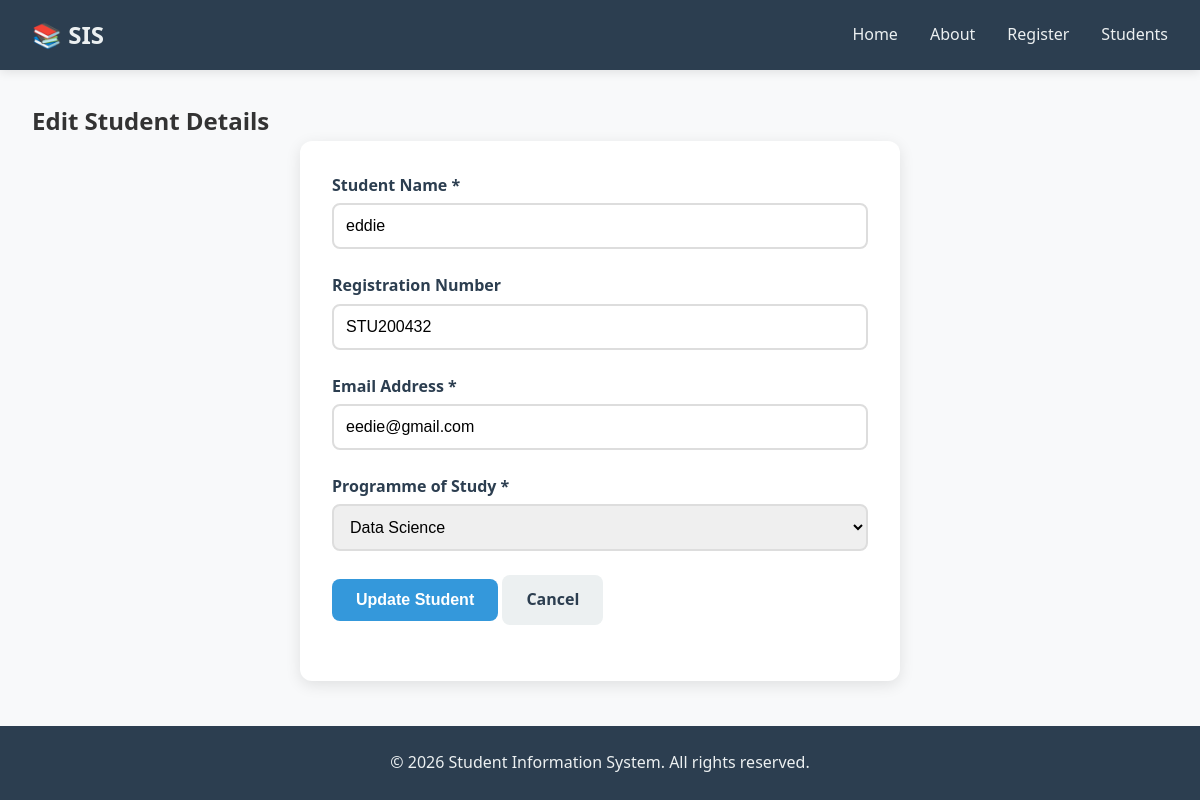
The page /students/edit/STU200432 on the database its author committed.
### sis_app/models.py (models this page shows, shortened)
class Student(db.Model):
    __tablename__ = 'students'
    id = db.Column(db.Integer, primary_key=True)
    student_name = db.Column(db.String(100), nullable=False)
    registration_number = db.Column(db.String(50), unique=True, nullable=False)
    email = db.Column(db.String(100), unique=True, nullable=False)
    programme = db.Column(db.String(100), nullable=False)
    registration_date = db.Column(db.DateTime, default=datetime.utcnow)
    is_active = db.Column(db.Boolean, default=True)

### sis_app/app.py (the view, shortened to what this page needs)
@app.route('/students/edit/<registration_number>', methods=['GET', 'POST'])
def edit_student(registration_number):
    student = get_student_by_registration(registration_number)
    if not student:
        flash('Student not found!', 'error')
        return redirect(url_for('students_list'))
    return render_template('edit_student.html', student=student)

### sis_app/database.py (called while the page is built)
def get_student_by_registration(registration_number):
    return Student.query.filter_by(registration_number=registration_number, is_active=True).first()

### sis_app/templates/edit_student.html (shortened to what this page needs)
{% extends "base.html" %}
{% block content %}
    <section class="register-page">
        <h2>Edit Student Details</h2>
        <div class="form-container">
            <form method="POST" action="{{ url_for('edit_student', registration_number=student.registration_number) }}" class="registration-form">
                <div class="form-group">
                    <label for="student_name">Student Name *</label>
                    <input type="text" id="student_name" name="student_name"
                           value="{{ student.student_name }}" required>
                </div>
                <div class="form-group">
                    <label for="registration_number">Registration Number</label>
                    <input type="text" id="registration_number" name="registration_number"
                           value="{{ student.registration_number }}" readonly>
                </div>
                <div class="form-group">
                    <label for="email">Email Address *</label>
                    <input type="email" id="email" name="email"
                           value="{{ student.email }}" required>
                </div>
                <div class="form-group">
                    <label for="programme">Programme of Study *</label>
                    <select id="programme" name="programme" required>
                        <option value="Data Science" {% if student.programme == 'Data Science' %}selected{% endif %}>Data Science</option>
                    </select>
                </div>
                <div class="form-group">
                    <button type="submit" class="btn btn-primary">Update Student</button>
                    <a href="{{ url_for('students_list') }}" class="btn btn-secondary">Cancel</a>
                </div>
            </form>
        </div>
    </section>
{% endblock %}

### sis_app/static/style.css (style rules this page uses)
* { margin: 0; padding: 0; box-sizing: border-box; }
body { font-family: 'Segoe UI', Tahoma, Geneva, Verdana, sans-serif; line-height: 1.6; color: #333; background-color: #f8f9fa; min-height: 100vh; display: flex; flex-direction: column; }
.btn { display: inline-block; padding: 0.75rem 1.5rem; border: none; border-radius: 8px; font-size: 1rem; font-weight: 600; cursor: pointer; text-decoration: none; transition: background-color 0.3s ease, transform 0.2s ease; }
.btn-primary { background-color: #3498db; color: white; }
.btn-secondary { background-color: #ecf0f1; color: #2c3e50; }
.form-container { background: white; padding: 2rem; border-radius: 12px; box-shadow: 0 4px 15px rgba(0, 0, 0, 0.1); max-width: 600px; margin: 0 auto; }
.registration-form .form-group { margin-bottom: 1.5rem; }
.registration-form label { display: block; font-weight: 600; margin-bottom: 0.3rem; color: #2c3e50; }
.registration-form input, .registration-form select { width: 100%; padding: 0.75rem; border: 2px solid #ddd; border-radius: 8px; font-size: 1rem; transition: border-color 0.3s ease; }

### rows shown on the page
Student: student_name "eddie", registration_number "STU200432", email "eedie@gmail.com", programme "Data Science"
